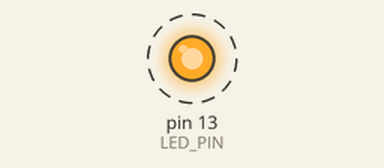
Bench run of a sketch on a simulated Arduino Uno, built with avr-gcc and run on an emulated ATmega328P. Parts: output pins drawn as LEDs (lit = HIGH). Dashed ring = blinking. What the sketch prints to the serial monitor is not drawn.

Above: at 0.2 s.
Timing chart, 0 to 3.0 s (numbered marks = the images above):
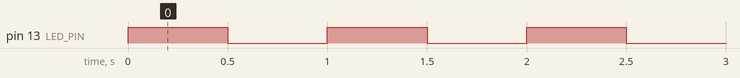

Measured:
- by itself, pin 13 (LED_PIN): alternates HIGH for 0.50 s and LOW for 0.50 s

The sketch:

blink_led.ino
```cpp
/**
 * @file blink_led.ino
 * @brief Arduino Blink LED 예제
 * @author jeongwan89
 * @date 2025
 */

/* LED 핀 정의 */
const int LED_PIN = 13;  // 내장 LED 핀

/**
 * @brief 초기화 함수 (1회 실행)
 */
void setup()
{
    // LED 핀을 출력으로 설정
    pinMode(LED_PIN, OUTPUT);

    // 시리얼 통신 초기화 (디버깅용)
    Serial.begin(9600);
    Serial.println("Arduino Blink LED 시작");
}

/**
 * @brief 메인 루프 함수 (반복 실행)
 */
void loop()
{
    // LED 켜기
    digitalWrite(LED_PIN, HIGH);
    Serial.println("LED ON");

    // 500ms 대기
    delay(500);

    // LED 끄기
    digitalWrite(LED_PIN, LOW);
    Serial.println("LED OFF");

    // 500ms 대기
    delay(500);
}
```
